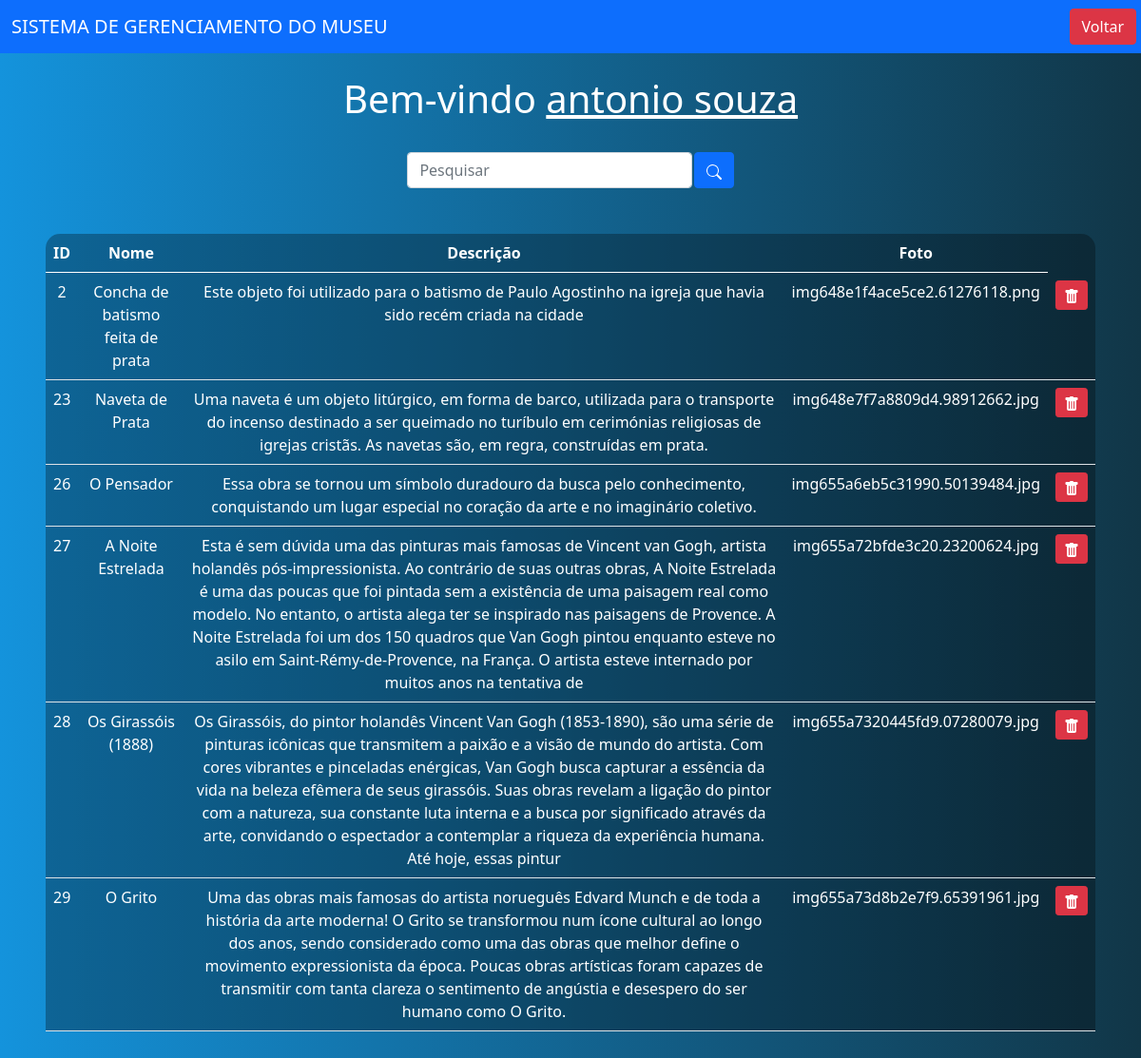
Page /Pag_Sistema/obras.php (signed in) on the committed database.
### tables this page shows
CREATE TABLE `acervo` (
  `ID` int(11) NOT NULL,
  `NOME` varchar(50) NOT NULL,
  `DESCRICAO` varchar(500) NOT NULL,
  `FOTO` varchar(50) NOT NULL
);

### Pag_Sistema/obras.php (the view, shortened to what this page needs)
<?php
	include "../conexao.php";
?>
<!DOCTYPE html>
<html lang="pt-br">
<head>
    <link href="https://cdn.jsdelivr.net/npm/bootstrap@5.0.2/dist/css/bootstrap.min.css" rel="stylesheet">
</head>
<body>
    <nav class="navbar navbar-expand-lg navbar-dark bg-primary">
        <div class="container-fluid">
            <a class="navbar-brand" href="#">SISTEMA DE GERENCIAMENTO DO MUSEU</a>
        </div>
        <div class="d-flex">
            <a href="sistema.php" style="width: max-content !important; margin-right: 5px !important;" class="btn btn-danger me-5">Voltar</a>
        </div>
    </nav>
    <br>
    <?php
        echo "<h1>Bem-vindo <u>" . $_SESSION["nome_usuario"] . "</u></h1>";
    ?>
    <br>
    <div class="box-search">
        <input type="search" class="form-control w-25" placeholder="Pesquisar" id="pesquisar">
        <button onclick="searchData()" class="btn btn-primary">
        </button>
    </div>
    <div class="m-5">
        <table class="table text-white table-bg">
            <thead>
                <tr>
                    <th scope="col">ID</th>
                    <th scope="col">Nome</th>
                    <th scope="col">Descrição</th>
                    <th scope="col">Foto</th>
                </tr>
            </thead>
            <tbody>
                <?php
                    if(isset($_GET["search"])){
                        $result = mysqli_query($conn, "SELECT * FROM acervo WHERE `NOME` LIKE '%{$_GET['search']}%'");
                    }else{
                        $result = mysqli_query($conn, "SELECT * FROM acervo ORDER BY ID ASC");
                    }
                    while($obra = mysqli_fetch_assoc($result)) {
                        echo "<tr>";
                        echo "<td>".$obra['ID']."</td>";
                        echo "<td>".$obra['NOME']."</td>";
                        echo "<td>".$obra['DESCRICAO']."</td>";
                        echo "<td>".$obra['FOTO']."</td>";
                            echo "<td>
                                <a class='btn btn-sm btn-danger' href='excluirObras.php?id={$obra['ID']}' title='Deletar'>
                                    <svg xmlns='http://www.w3.org/2000/svg' width='16' height='16' fill='currentColor' class='bi bi-trash-fill' viewBox='0 0 16 16'>
                                        <path d='M2.5 1a1 1 0 0 0-1 1v1a1 1 0 0 0 1 1H3v9a2 2 0 0 0 2 2h6a2 2 0 0 0 2-2V4h.5a1 1 0 0 0 1-1V2a1 1 0 0 0-1-1H10a1 1 0 0 0-1-1H7a1 1 0 0 0-1 1H2.5zm3 4a.5.5 0 0 1 .5.5v7a.5.5 0 0 1-1 0v-7a.5.5 0 0 1 .5-.5zM8 5a.5.5 0 0 1 .5.5v7a.5.5 0 0 1-1 0v-7A.5.5 0 0 1 8 5zm3 .5v7a.5.5 0 0 1-1 0v-7a.5.5 0 0 1 1 0z'/>
                                    </svg>
                                </a>
                            </td>";
                            echo "</tr>";
                    }
                    ?>
            </tbody>
        </table>
    </div>
</body>
</html>

### Pag_Sistema/obras.php (style rules this page uses)
body { background: linear-gradient(to right, rgb(20, 147, 220), rgb(17, 54, 71)); color: white; text-align: center; }
.table-bg { background: rgba(0, 0, 0, 0.3); border-radius: 15px 15px 0 0; }
.box-search { display: flex; justify-content: center; gap: .1%; }

### rows in the picture
acervo: ID "2", NOME "Concha de batismo feita de prata", DESCRICAO "Este objeto foi utilizado para o batismo de Paulo Agostinho na igreja que havia sido recém criada na cidade", FOTO "img648e1f4ace5ce2.61276118.png"
acervo: ID "23", NOME "Naveta de Prata", DESCRICAO "Uma naveta é um objeto litúrgico, em forma de barco, utilizada para o transporte do incenso destinado a ser queimado no turíbulo em cerimónias religiosas de igrejas cristãs. As navetas são, em regra, construídas em prata.", FOTO "img648e7f7a8809d4.98912662.jpg"
acervo: ID "26", NOME "O Pensador", DESCRICAO "Essa obra se tornou um símbolo duradouro da busca pelo conhecimento, conquistando um lugar especial no coração da arte e no imaginário coletivo.", FOTO "img655a6eb5c31990.50139484.jpg"
acervo: ID "27", NOME "A Noite Estrelada", DESCRICAO "Esta é sem dúvida uma das pinturas mais famosas de Vincent van Gogh, artista holandês pós-impressionista. Ao contrário de suas outras obras, A Noite Estrelada é uma das poucas que foi pintada sem a existência de uma paisagem real como modelo. No entanto, o artista alega ter se inspirado nas paisagens de Provence. A Noite Estrelada foi um dos 150 quadros que Van Gogh pintou enquanto esteve no asilo em Saint-Rémy-de-Provence, na França. O artista esteve internado por muitos anos na tentativa de", FOTO "img655a72bfde3c20.23200624.jpg"
acervo: ID "28", NOME "Os Girassóis (1888)", DESCRICAO "Os Girassóis, do pintor holandês Vincent Van Gogh (1853-1890), são uma série de pinturas icônicas que transmitem a paixão e a visão de mundo do artista. Com cores vibrantes e pinceladas enérgicas, Van Gogh busca capturar a essência da vida na beleza efêmera de seus girassóis. Suas obras revelam a ligação do pintor com a natureza, sua constante luta interna e a busca por significado através da arte, convidando o espectador a contemplar a riqueza da experiência humana. Até hoje, essas pintur", FOTO "img655a7320445fd9.07280079.jpg"
acervo: ID "29", NOME "O Grito", DESCRICAO "Uma das obras mais famosas do artista norueguês Edvard Munch e de toda a história da arte moderna! O Grito se transformou num ícone cultural ao longo dos anos, sendo considerado como uma das obras que melhor define o movimento expressionista da época. Poucas obras artísticas foram capazes de transmitir com tanta clareza o sentimento de angústia e desespero do ser humano como O Grito.", FOTO "img655a73d8b2e7f9.65391961.jpg"

### other values in the picture
$_SESSION["nome_usuario"] "antonio souza"
